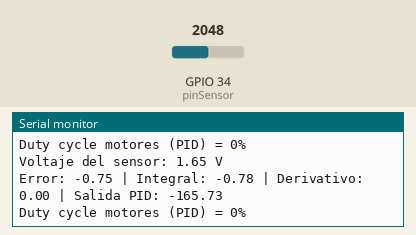
Simulated run of this sketch. Board: ESP32. Shown: the last lines printed to the serial monitor. The test bench sets the inputs (shaded band); at power-on: GPIO 34 (pinSensor) = 2048.

Above: at 1.2 s.
1.3 s: GPIO 34 (pinSensor) set to 2866
At 1.34 s:
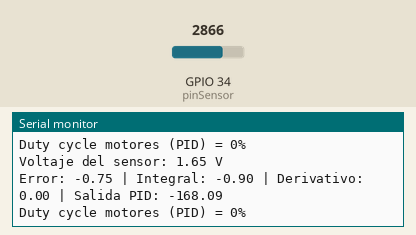
2.8 s: GPIO 34 (pinSensor) set to 3603
At 2.91 s:
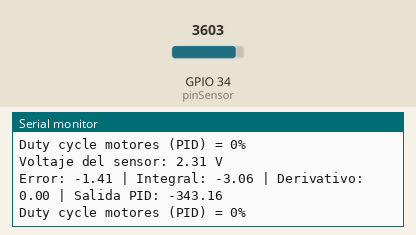
Timing chart, 0 to 5.8 s (numbered marks = the images above; inputs shaded):
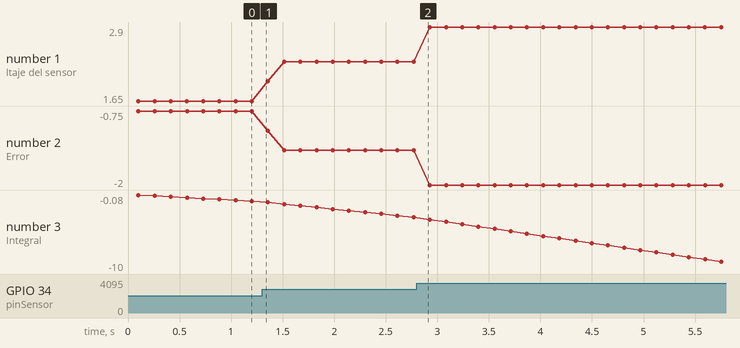

Measured:
- plotted number 1: 1.65 → 2.31 after the input at 1.3 s, 2.31 → 2.9 after the input at 2.8 s
- plotted number 2: -0.75 → -1.41 after the input at 1.3 s, -1.41 → -2 after the input at 2.8 s
- plotted number 3: -0.9 → -3.06 after the input at 1.3 s

The sketch:

controlAlturaSensorSharp.ino
```cpp
// Configuración de pines y constantes
const int pinSensor = 34;  // Pin ADC del ESP32 donde conectas el sensor
const float voltajeObjetivo = 0.90; // Voltaje objetivo que el dron buscará mantener
const int numeroMuestras = 10;     // Número de muestras para promediar

// Variables PID
float kp = 200.0;  // Ganancia proporcional (ajustar según el sistema)
float ki = 20.0;   // Ganancia integral
float kd = 10.0;   // Ganancia derivativa

float errorPrevio = 0.0;    // Error anterior para cálculo derivativo
float errorIntegral = 0.0;  // Acumulador de error para cálculo integral
unsigned long tiempoPrevio = 0; // Para el cálculo de delta tiempo

// Límite para la acumulación del error integral
const float limiteIntegral = 10.0;

void setup() {
  Serial.begin(115200);
}

void loop() {
  // Leer el valor analógico del sensor
  int valorSensor = leerPromedio(pinSensor, numeroMuestras);

  // Convertir el valor analógico a voltaje
  float voltaje = (valorSensor * 3.3) / 4095.0; // 3.3V y resolución de 12 bits

  // Imprimir el valor del voltaje
  Serial.print("Voltaje del sensor: ");
  Serial.print(voltaje);
  Serial.println(" V");

  // Calcular el error
  float error = voltajeObjetivo - voltaje;

  // Calcular el delta tiempo
  unsigned long tiempoActual = millis();
  float deltaTiempo = (tiempoActual - tiempoPrevio) / 1000.0; // Convertir a segundos
  tiempoPrevio = tiempoActual;

  // Evitar divisiones por 0
  if (deltaTiempo == 0) {
    deltaTiempo = 0.001; // Valor mínimo para evitar problemas
  }

  // Calcular términos PID
  errorIntegral += error * deltaTiempo;  // Integral del error

  // Limitar la acumulación del error integral
  errorIntegral = constrain(errorIntegral, -limiteIntegral, limiteIntegral);

  float errorDerivativo = (error - errorPrevio) / deltaTiempo; // Derivada del error
  errorPrevio = error; // Actualizar el error previo

  // Salida PID
  float salidaPID = (kp * error) + (ki * errorIntegral) + (kd * errorDerivativo);

  // Limitar la salida PID al rango de 0 a 100% para PWM
  int dutyCycle = constrain(salidaPID, 0, 100);

  // Depuración del PID
  Serial.print("Error: ");
  Serial.print(error);
  Serial.print(" | Integral: ");
  Serial.print(errorIntegral);
  Serial.print(" | Derivativo: ");
  Serial.print(errorDerivativo);
  Serial.print(" | Salida PID: ");
  Serial.println(salidaPID);

  // Imprimir el duty cycle calculado
  Serial.print("Duty cycle motores (PID) = ");
  Serial.print(dutyCycle);
  Serial.println("%");

  // Aplicar el duty cycle a los motores (implementación dependiente del hardware)
  // analogWrite(pinMotor, map(dutyCycle, 0, 100, 0, 255));  // Si usas PWM estándar

  delay(50); // Esperar un breve periodo antes de la siguiente lectura
}

// Función para promediar varias lecturas del ADC
int leerPromedio(int pin, int muestras) {
  long suma = 0;
  for (int i = 0; i < muestras; i++) {
    suma += analogRead(pin);
    delay(10); // Pequeño delay entre lecturas
  }
  return suma / muestras; // Promedio final de las lecturas
}
```
